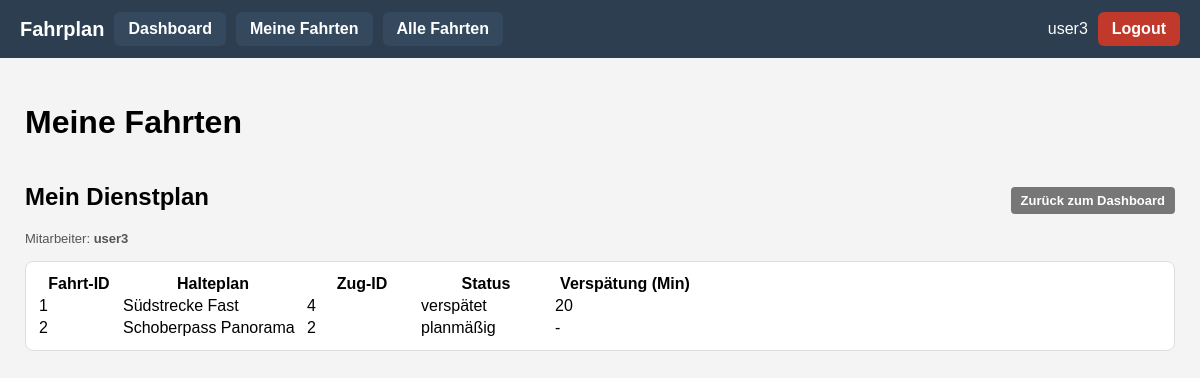
The app's page /meine_fahrten (signed in), older data.
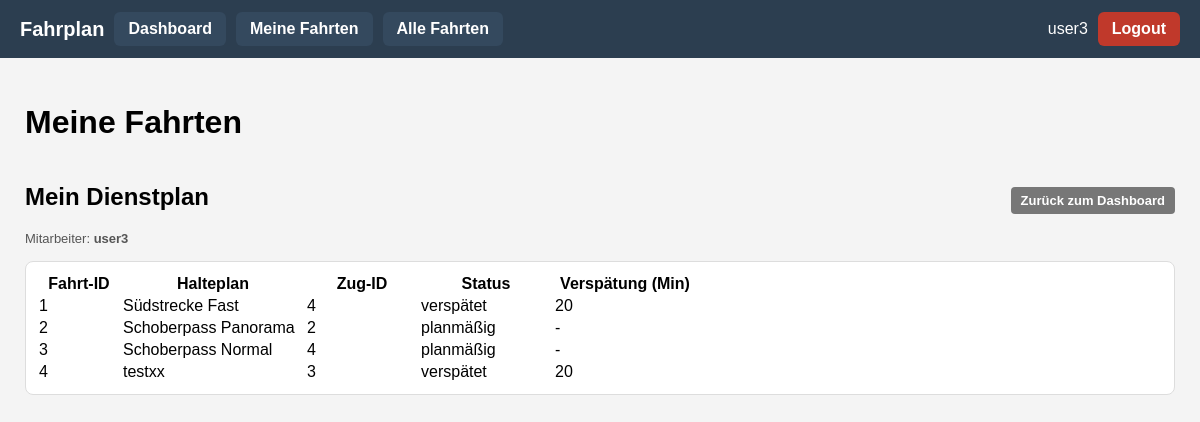
The same page, newer data.
### app/models.py (models this page shows, shortened)
class Fahrtdurchfuehrung(db.Model):
    __tablename__ = "fahrtdurchfuehrung"
    fahrt_id: so.Mapped[int] = so.mapped_column(primary_key=True)
    halteplan_id: so.Mapped[int] = so.mapped_column(
        sa.ForeignKey("halteplan.halteplan_id"), nullable=False
    )
    zug_id: so.Mapped[int] = so.mapped_column(
        sa.ForeignKey("zug.id"), nullable=False, index=True
    )
    zug: so.Mapped["Zug"] = so.relationship("Zug")
    status: so.Mapped[FahrtdurchfuehrungStatus] = so.mapped_column(
        sa.Enum(FahrtdurchfuehrungStatus),
        nullable=False,
        default=FahrtdurchfuehrungStatus.PLANMAESSIG,
    )
    verspaetung_min: so.Mapped[Optional[int]] = so.mapped_column(sa.Integer)
    halteplan: so.Mapped["Halteplan"] = so.relationship(back_populates="fahrten")
    dienstzuweisungen: so.Mapped[List["Dienstzuweisung"]] = so.relationship(
        back_populates="fahrt",
        cascade="all, delete-orphan",
        passive_deletes=True,
    )
    halte: so.Mapped[List["FahrtHalt"]] = so.relationship(
        "FahrtHalt",
        back_populates="fahrt",
        cascade="all, delete-orphan",
        passive_deletes=True,
    )
    segmente: so.Mapped[List["FahrtSegment"]] = so.relationship(
        "FahrtSegment",
        back_populates="fahrt",
        cascade="all, delete-orphan",
        passive_deletes=True,
    )
    abfahrt_zeit: so.Mapped[datetime] = so.mapped_column(sa.DateTime(), nullable=False)
    price_factor: so.Mapped[float] = so.mapped_column(sa.Float, nullable=False, default=1.0)
    __table_args__ = (
        sa.CheckConstraint("price_factor >= 1", name="ck_fahrt_price_factor_ge1"),
    )

class Halteplan(db.Model):
    __tablename__ = "halteplan"
    halteplan_id: so.Mapped[int] = so.mapped_column(primary_key=True)
    bezeichnung: so.Mapped[str] = so.mapped_column(sa.String(128), nullable=False)
    strecke_id: so.Mapped[int] = so.mapped_column(
        sa.ForeignKey("strecke.id"), nullable=False, index=True
    )
    strecke: so.Mapped["Strecke"] = so.relationship("Strecke")
    fahrten: so.Mapped[List["Fahrtdurchfuehrung"]] = so.relationship(
        back_populates="halteplan",
        cascade="all, delete-orphan"
    )
    haltepunkte: so.Mapped[List["Haltepunkt"]] = so.relationship(
        "Haltepunkt",
        order_by="Haltepunkt.position",
        cascade="all, delete-orphan"
    )
    segmente: so.Mapped[List["HalteplanSegment"]] = so.relationship(
        "HalteplanSegment",
        order_by="HalteplanSegment.position",
        cascade="all, delete-orphan",
    )

### app/routes.py (the view)
@app.route("/meine_fahrten")
@login_required
def meine_fahrten():
    if not current_user.mitarbeiter:
        flash("Für dieses Benutzerkonto ist kein Mitarbeiter hinterlegt.", "warning")
        return redirect(url_for("index"))
    ma = current_user.mitarbeiter
    fahrten = (
        db.session.query(Fahrtdurchfuehrung)
        .join(Dienstzuweisung, Dienstzuweisung.fahrt_id == Fahrtdurchfuehrung.fahrt_id)
        .filter(Dienstzuweisung.mitarbeiter_id == ma.id)
        .order_by(Fahrtdurchfuehrung.fahrt_id)
        .all()
    )
    return render_template(
        "meine_fahrten.html",
        title="Meine Fahrten",
        fahrten=fahrten,
        mitarbeiter=ma,
    )

### app/models.py (called while the page is built)
@login.user_loader
def load_user(id: str):
    return db.session.get(User, int(id))

    @property
    def is_admin(self) -> bool:
        return self.role == Role.ADMIN

### app/routes.py (called while the page is built)
@app.before_request
def before_request():
    if current_user.is_authenticated:
        current_user.last_seen = datetime.now(timezone.utc)
        db.session.commit()

### app/templates/meine_fahrten.html (shortened to what this page needs)
{% extends "base.html" %}
{% block content %}
<h1>{{ title or "Meine Fahrten" }}</h1>
<div class="card">
    <div class="card-header-row">
        <div>
            <h2>Mein Dienstplan</h2>
            <p class="info-text">
                Mitarbeiter: <strong>{{ mitarbeiter.name }}</strong>
            </p>
        </div>
        <div>
            <a href="{{ url_for('index') }}" class="btn-secondary-small">
                Zurück zum Dashboard
            </a>
        </div>
    </div>
    <div class="table-wrapper">
        <table class="table table-striped fahrten-table-mitarbeiter">
            <thead>
                <tr>
                    <th class="col-id">Fahrt-ID</th>
                    <th class="col-halteplan">Halteplan</th>
                    <th class="col-zug">Zug-ID</th>
                    <th class="col-status">Status</th>
                    <th class="col-verspaetung">Verspätung (Min)</th>
                </tr>
            </thead>
            <tbody>
                {% for f in fahrten %}
                <tr>
                    <td>{{ f.fahrt_id }}</td>
                    <td>{{ f.halteplan.bezeichnung }}</td>
                    <td>{{ f.zug_id }}</td>
                    <td>{{ f.status.value }}</td>
                    <td>{{ f.verspaetung_min or '-' }}</td>
                </tr>
                {% else %}
                <tr>
                    <td colspan="5">
                        Dir wurden noch keine Fahrten zugewiesen.
                    </td>
                </tr>
                {% endfor %}
            </tbody>
        </table>
    </div>
</div>
{% endblock %}

Row changes from the older to the newer data that the page shows:
now on this page (row edited): Fahrtdurchfuehrung: fahrt_id "3", halteplan.bezeichnung "Schoberpass Normal", zug_id "4", status.value "planmäßig", verspaetung_min "-"
added Fahrtdurchfuehrung: fahrt_id "4", halteplan.bezeichnung "testxx", zug_id "3", status.value "verspätet", verspaetung_min "20"
